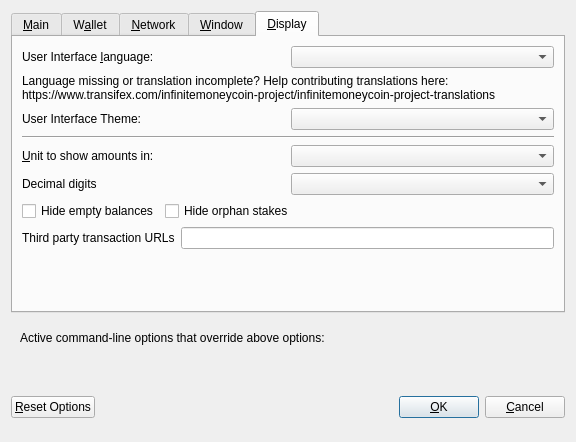
<?xml version="1.0" encoding="UTF-8"?>
<ui version="4.0">
 <class>OptionsDialog</class>
 <widget class="QDialog" name="OptionsDialog">
  <property name="geometry">
   <rect>
    <x>0</x>
    <y>0</y>
    <width>576</width>
    <height>442</height>
   </rect>
  </property>
  <property name="windowTitle">
   <string>Options</string>
  </property>
  <property name="modal">
   <bool>true</bool>
  </property>
  <layout class="QVBoxLayout" name="verticalLayout">
   <item>
    <widget class="QTabWidget" name="tabWidget">
     <property name="currentIndex">
      <number>4</number>
     </property>
     <widget class="QWidget" name="tabMain">
      <attribute name="title">
       <string>&amp;Main</string>
      </attribute>
      <layout class="QVBoxLayout" name="verticalLayout_Main">
       <item>
        <widget class="QCheckBox" name="bitcoinAtStartup">
         <property name="toolTip">
          <string>Automatically start infinitemoneycoin after logging in to the system.</string>
         </property>
         <property name="text">
          <string>&amp;Start infinitemoneycoin on system login</string>
         </property>
        </widget>
       </item>
       <item>
        <layout class="QHBoxLayout" name="horizontalLayout_2_Main">
         <item>
          <widget class="QLabel" name="databaseCacheLabel">
           <property name="text">
            <string>Size of &amp;database cache</string>
           </property>
           <property name="textFormat">
            <enum>Qt::PlainText</enum>
           </property>
           <property name="buddy">
            <cstring>databaseCache</cstring>
           </property>
          </widget>
         </item>
         <item>
          <widget class="QSpinBox" name="databaseCache"/>
         </item>
         <item>
          <widget class="QLabel" name="databaseCacheUnitLabel">
           <property name="text">
            <string>MB</string>
           </property>
           <property name="textFormat">
            <enum>Qt::PlainText</enum>
           </property>
          </widget>
         </item>
         <item>
          <spacer name="horizontalSpacer_2_Main">
           <property name="orientation">
            <enum>Qt::Horizontal</enum>
           </property>
           <property name="sizeHint" stdset="0">
            <size>
             <width>40</width>
             <height>20</height>
            </size>
           </property>
          </spacer>
         </item>
        </layout>
       </item>
       <item>
        <layout class="QHBoxLayout" name="horizontalLayout_3_Main">
         <item>
          <widget class="QLabel" name="threadsScriptVerifLabel">
           <property name="text">
            <string>Number of script &amp;verification threads</string>
           </property>
           <property name="textFormat">
            <enum>Qt::PlainText</enum>
           </property>
           <property name="buddy">
            <cstring>threadsScriptVerif</cstring>
           </property>
          </widget>
         </item>
         <item>
          <widget class="QSpinBox" name="threadsScriptVerif">
           <property name="toolTip">
            <string>(0 = auto, &lt;0 = leave that many cores free)</string>
           </property>
          </widget>
         </item>
         <item>
          <spacer name="horizontalSpacer_3_Main">
           <property name="orientation">
            <enum>Qt::Horizontal</enum>
           </property>
           <property name="sizeHint" stdset="0">
            <size>
             <width>40</width>
             <height>20</height>
            </size>
           </property>
          </spacer>
         </item>
        </layout>
       </item>
       <item>
        <spacer name="verticalSpacer_2">
         <property name="orientation">
          <enum>Qt::Vertical</enum>
         </property>
         <property name="sizeHint" stdset="0">
          <size>
           <width>20</width>
           <height>40</height>
          </size>
         </property>
        </spacer>
       </item>
       <!--
       <item>
        <widget class="QCheckBox" name="checkBoxZeromintEnable">
         <property name="toolTip">
          <string>Enable automatic minting of infinitemoneycoin units to zIMC</string>
         </property>
         <property name="layoutDirection">
          <enum>Qt::LeftToRight</enum>
         </property>
         <property name="text">
          <string>Enable zIMC Automint</string>
         </property>
        </widget>
       </item>
       <item>
        <layout class="QHBoxLayout" name="horizontalLayout_3">
         <item>
          <widget class="QLabel" name="percentage_label">
           <property name="toolTip">
            <string>Percentage of incoming infinitemoneycoin which get automatically converted to zIMC via Zerocoin Protocol (min: 10%)</string>
           </property>
           <property name="text">
            <string>Percentage of autominted zIMC</string>
           </property>
          </widget>
         </item>
         <item>
          <widget class="QSpinBox" name="zeromintPercentage">
           <property name="minimum">
            <number>1</number>
           </property>
           <property name="maximum">
            <number>100</number>
           </property>
          </widget>
         </item>
        </layout>
       </item>
       <item>
        <layout class="QHBoxLayout" name="horizontalLayout" stretch="0,0">
         <property name="sizeConstraint">
          <enum>QLayout::SetFixedSize</enum>
         </property>
         <item>
          <widget class="QLabel" name="labelPreferredDenom">
           <property name="maximumSize">
            <size>
             <width>16777215</width>
             <height>16777215</height>
            </size>
           </property>
           <property name="toolTip">
            <string>Wait with automatic conversion to Zerocoin until enough infinitemoneycoin for this denomination is available</string>
           </property>
           <property name="text">
            <string>Preferred Automint zIMC Denomination</string>
           </property>
          </widget>
         </item>
         <item>
          <widget class="QComboBox" name="preferredDenom">
           <property name="maximumSize">
            <size>
             <width>16777215</width>
             <height>27</height>
            </size>
           </property>
           <property name="toolTip">
            <string>Wait with automatic conversion to Zerocoin until enough infinitemoneycoin for this denomination is available</string>
           </property>
           <property name="maxVisibleItems">
            <number>9</number>
           </property>
           <property name="maxCount">
            <number>9</number>
           </property>
          </widget>
         </item>
        </layout>
       </item>
      -->
      </layout>
     </widget>
     <widget class="QWidget" name="tabWallet">
      <attribute name="title">
       <string>W&amp;allet</string>
      </attribute>
      <layout class="QVBoxLayout" name="verticalLayout_Wallet">
       <item>
        <layout class="QHBoxLayout" name="horizontalLayout_2_Wallet">
         <item>
          <widget class="QLabel" name="labelStakeSplitThresholdText">
           <property name="text">
            <string>Stake split threshold:</string>
           </property>
          </widget>
         </item>
         <item>
          <widget class="QSpinBox" name="spinBoxStakeSplitThreshold">
           <property name="minimum">
            <number>0</number>
           </property>
           <property name="maximum">
            <number>9999999</number>
           </property>
          </widget>
         </item>
        </layout>
       </item>
       <item>
        <widget class="QGroupBox" name="groupBox">
         <property name="title">
          <string>Expert</string>
         </property>
         <layout class="QVBoxLayout" name="verticalLayout_2">
          <item>
           <widget class="QCheckBox" name="coinControlFeatures">
            <property name="toolTip">
             <string>Whether to show coin control features or not.</string>
            </property>
            <property name="text">
             <string>Enable coin &amp;control features</string>
            </property>
           </widget>
          </item>
          <!--
          <item>
           <widget class="QCheckBox" name="showMasternodesTab">
            <property name="toolTip">
             <string>Show additional tab listing all your masternodes in first sub-tab&lt;br/&gt;and all masternodes on the network in second sub-tab.</string>
            </property>
            <property name="text">
             <string>Show Masternodes Tab</string>
            </property>
           </widget>
          </item>
          -->
          <item>
           <widget class="QCheckBox" name="spendZeroConfChange">
            <property name="toolTip">
             <string>If you disable the spending of unconfirmed change, the change from a transaction&lt;br/&gt;cannot be used until that transaction has at least one confirmation.&lt;br/&gt;This also affects how your balance is computed.</string>
            </property>
            <property name="text">
             <string>&amp;Spend unconfirmed change</string>
            </property>
           </widget>
          </item>
         </layout>
        </widget>
       </item>
       <item>
        <spacer name="verticalSpacer_Wallet">
         <property name="orientation">
          <enum>Qt::Vertical</enum>
         </property>
         <property name="sizeHint" stdset="0">
          <size>
           <width>20</width>
           <height>40</height>
          </size>
         </property>
        </spacer>
       </item>
      </layout>
     </widget>
     <widget class="QWidget" name="tabNetwork">
      <attribute name="title">
       <string>&amp;Network</string>
      </attribute>
      <layout class="QVBoxLayout" name="verticalLayout_Network">
       <item>
        <widget class="QCheckBox" name="mapPortUpnp">
         <property name="toolTip">
          <string>Automatically open the infinitemoneycoin client port on the router. This only works when your router supports UPnP and it is enabled.</string>
         </property>
         <property name="text">
          <string>Map port using &amp;UPnP</string>
         </property>
        </widget>
       </item>
       <item>
        <widget class="QCheckBox" name="allowIncoming">
         <property name="toolTip">
          <string>Accept connections from outside</string>
         </property>
         <property name="text">
          <string>Allow incoming connections</string>
         </property>
        </widget>
       </item>
       <item>
        <widget class="QCheckBox" name="connectSocks">
         <property name="toolTip">
          <string>Connect to the infinitemoneycoin network through a SOCKS5 proxy.</string>
         </property>
         <property name="text">
          <string>&amp;Connect through SOCKS5 proxy (default proxy):</string>
         </property>
        </widget>
       </item>
       <item>
        <layout class="QHBoxLayout" name="horizontalLayout_1_Network">
         <item>
          <widget class="QLabel" name="proxyIpLabel">
           <property name="text">
            <string>Proxy &amp;IP:</string>
           </property>
           <property name="textFormat">
            <enum>Qt::PlainText</enum>
           </property>
           <property name="buddy">
            <cstring>proxyIp</cstring>
           </property>
          </widget>
         </item>
         <item>
          <widget class="QValidatedLineEdit" name="proxyIp">
           <property name="minimumSize">
            <size>
             <width>140</width>
             <height>0</height>
            </size>
           </property>
           <property name="maximumSize">
            <size>
             <width>140</width>
             <height>16777215</height>
            </size>
           </property>
           <property name="toolTip">
            <string>IP address of the proxy (e.g. IPv4: 127.0.0.1 / IPv6: ::1)</string>
           </property>
          </widget>
         </item>
         <item>
          <widget class="QLabel" name="proxyPortLabel">
           <property name="text">
            <string>&amp;Port:</string>
           </property>
           <property name="textFormat">
            <enum>Qt::PlainText</enum>
           </property>
           <property name="buddy">
            <cstring>proxyPort</cstring>
           </property>
          </widget>
         </item>
         <item>
          <widget class="QLineEdit" name="proxyPort">
           <property name="minimumSize">
            <size>
             <width>55</width>
             <height>0</height>
            </size>
           </property>
           <property name="maximumSize">
            <size>
             <width>55</width>
             <height>16777215</height>
            </size>
           </property>
           <property name="toolTip">
            <string>Port of the proxy (e.g. 9050)</string>
           </property>
          </widget>
         </item>
         <item>
          <spacer name="horizontalSpacer_1_Network">
           <property name="orientation">
            <enum>Qt::Horizontal</enum>
           </property>
           <property name="sizeHint" stdset="0">
            <size>
             <width>40</width>
             <height>20</height>
            </size>
           </property>
          </spacer>
         </item>
        </layout>
       </item>
       <item>
        <spacer name="verticalSpacer_Network">
         <property name="orientation">
          <enum>Qt::Vertical</enum>
         </property>
         <property name="sizeHint" stdset="0">
          <size>
           <width>20</width>
           <height>40</height>
          </size>
         </property>
        </spacer>
       </item>
      </layout>
     </widget>
     <widget class="QWidget" name="tabWindow">
      <attribute name="title">
       <string>&amp;Window</string>
      </attribute>
      <layout class="QVBoxLayout" name="verticalLayout_Window">
       <item>
        <widget class="QCheckBox" name="minimizeToTray">
         <property name="toolTip">
          <string>Show only a tray icon after minimizing the window.</string>
         </property>
         <property name="text">
          <string>&amp;Minimize to the tray instead of the taskbar</string>
         </property>
        </widget>
       </item>
       <item>
        <widget class="QCheckBox" name="minimizeOnClose">
         <property name="toolTip">
          <string>Minimize instead of exit the application when the window is closed. When this option is enabled, the application will be closed only after selecting Quit in the menu.</string>
         </property>
         <property name="text">
          <string>M&amp;inimize on close</string>
         </property>
        </widget>
       </item>
       <item>
        <spacer name="verticalSpacer_Window">
         <property name="orientation">
          <enum>Qt::Vertical</enum>
         </property>
         <property name="sizeHint" stdset="0">
          <size>
           <width>20</width>
           <height>40</height>
          </size>
         </property>
        </spacer>
       </item>
      </layout>
     </widget>
     <widget class="QWidget" name="tabDisplay">
      <attribute name="title">
       <string>&amp;Display</string>
      </attribute>
      <layout class="QVBoxLayout" name="verticalLayout_Display">
       <item>
        <layout class="QHBoxLayout" name="horizontalLayout_1_Display">
         <item>
          <widget class="QLabel" name="langLabel">
           <property name="text">
            <string>User Interface &amp;language:</string>
           </property>
           <property name="textFormat">
            <enum>Qt::PlainText</enum>
           </property>
           <property name="buddy">
            <cstring>lang</cstring>
           </property>
          </widget>
         </item>
         <item>
          <widget class="QValueComboBox" name="lang">
           <property name="toolTip">
            <string>The user interface language can be set here. This setting will take effect after restarting infinitemoneycoin.</string>
           </property>
          </widget>
         </item>
        </layout>
       </item>
       <item>
        <widget class="QLabel" name="label_3">
         <property name="toolTip">
          <string notr="true"/>
         </property>
         <property name="statusTip">
          <string notr="true"/>
         </property>
         <property name="whatsThis">
          <string notr="true"/>
         </property>
         <property name="accessibleName">
          <string notr="true"/>
         </property>
         <property name="text">
          <string>Language missing or translation incomplete? Help contributing translations here:
https://www.transifex.com/infinitemoneycoin-project/infinitemoneycoin-project-translations</string>
         </property>
         <property name="wordWrap">
          <bool>true</bool>
         </property>
         <property name="openExternalLinks">
          <bool>true</bool>
         </property>
         <property name="textInteractionFlags">
          <set>Qt::TextBrowserInteraction</set>
         </property>
        </widget>
       </item>
       <item>
        <layout class="QHBoxLayout" name="horizontalLayout_2_Display" stretch="0,0">
         <item>
          <widget class="QLabel" name="themeLabel">
           <property name="text">
            <string>User Interface Theme:</string>
           </property>
          </widget>
         </item>
         <item>
          <widget class="QValueComboBox" name="theme"/>
         </item>
        </layout>
       </item>
       <item>
        <widget class="Line" name="line">
         <property name="orientation">
          <enum>Qt::Horizontal</enum>
         </property>
        </widget>
       </item>
       <item>
        <layout class="QHBoxLayout" name="horizontalLayout_3_Display">
         <item>
          <widget class="QLabel" name="unitLabel">
           <property name="text">
            <string>&amp;Unit to show amounts in:</string>
           </property>
           <property name="textFormat">
            <enum>Qt::PlainText</enum>
           </property>
           <property name="buddy">
            <cstring>unit</cstring>
           </property>
          </widget>
         </item>
         <item>
          <widget class="QValueComboBox" name="unit">
           <property name="toolTip">
            <string>Choose the default subdivision unit to show in the interface and when sending coins.</string>
           </property>
          </widget>
         </item>
        </layout>
       </item>
       <item>
        <layout class="QHBoxLayout" name="horizontalLayout_4_Display">
         <item>
          <widget class="QLabel" name="digitsLabel">
           <property name="text">
            <string>Decimal digits</string>
           </property>
          </widget>
         </item>
         <item>
          <widget class="QValueComboBox" name="digits"/>
         </item>
        </layout>
       </item>
       <item>
        <layout class="QHBoxLayout" name="horizontalLayout_5_Display">
         <item>
          <widget class="QCheckBox" name="checkBoxHideZeroBalances">
           <property name="toolTip">
            <string>Hide empty balances</string>
           </property>
           <property name="layoutDirection">
            <enum>Qt::LeftToRight</enum>
           </property>
           <property name="text">
            <string>Hide empty balances</string>
           </property>
          </widget>
         </item>
         <item>
          <widget class="QCheckBox" name="checkBoxHideOrphans">
           <property name="toolTip">
            <string>Hide orphan stakes in transaction lists</string>
           </property>
           <property name="text">
            <string>Hide orphan stakes</string>
           </property>
          </widget>
         </item>
         <item>
          <spacer name="horizontalSpacer">
           <property name="orientation">
            <enum>Qt::Horizontal</enum>
           </property>
           <property name="sizeHint" stdset="0">
            <size>
             <width>40</width>
             <height>20</height>
            </size>
           </property>
          </spacer>
         </item>
        </layout>
       </item>
       <item>
        <layout class="QHBoxLayout" name="horizontalLayout_6_Display">
         <item>
          <widget class="QLabel" name="thirdPartyTxUrlsLabel">
           <property name="toolTip">
            <string>Third party URLs (e.g. a block explorer) that appear in the transactions tab as context menu items. %s in the URL is replaced by transaction hash. Multiple URLs are separated by vertical bar |.</string>
           </property>
           <property name="text">
            <string>Third party transaction URLs</string>
           </property>
           <property name="buddy">
            <cstring>thirdPartyTxUrls</cstring>
           </property>
          </widget>
         </item>
         <item>
          <widget class="QLineEdit" name="thirdPartyTxUrls">
           <property name="toolTip">
            <string>Third party URLs (e.g. a block explorer) that appear in the transactions tab as context menu items. %s in the URL is replaced by transaction hash. Multiple URLs are separated by vertical bar |.</string>
           </property>
          </widget>
         </item>
        </layout>
       </item>
       <item>
        <spacer name="verticalSpacer">
         <property name="orientation">
          <enum>Qt::Vertical</enum>
         </property>
         <property name="sizeHint" stdset="0">
          <size>
           <width>20</width>
           <height>40</height>
          </size>
         </property>
        </spacer>
       </item>
      </layout>
     </widget>
    </widget>
   </item>
   <item>
    <widget class="QFrame" name="frame">
     <layout class="QVBoxLayout" name="verticalLayout_Bottom">
      <item>
       <layout class="QHBoxLayout" name="horizontalLayout_Bottom">
        <item>
         <widget class="QLabel" name="overriddenByCommandLineInfoLabel">
          <property name="text">
           <string>Active command-line options that override above options:</string>
          </property>
          <property name="textFormat">
           <enum>Qt::PlainText</enum>
          </property>
         </widget>
        </item>
        <item>
         <spacer name="horizontalSpacer_Bottom">
          <property name="orientation">
           <enum>Qt::Horizontal</enum>
          </property>
          <property name="sizeHint" stdset="0">
           <size>
            <width>40</width>
            <height>20</height>
           </size>
          </property>
         </spacer>
        </item>
       </layout>
      </item>
      <item>
       <widget class="QLabel" name="overriddenByCommandLineLabel">
        <property name="text">
         <string/>
        </property>
        <property name="textFormat">
         <enum>Qt::PlainText</enum>
        </property>
        <property name="wordWrap">
         <bool>true</bool>
        </property>
       </widget>
      </item>
     </layout>
    </widget>
   </item>
   <item>
    <layout class="QHBoxLayout" name="horizontalLayout_Buttons">
     <item>
      <widget class="QPushButton" name="resetButton">
       <property name="toolTip">
        <string>Reset all client options to default.</string>
       </property>
       <property name="text">
        <string>&amp;Reset Options</string>
       </property>
       <property name="autoDefault">
        <bool>false</bool>
       </property>
      </widget>
     </item>
     <item>
      <spacer name="horizontalSpacer_1">
       <property name="orientation">
        <enum>Qt::Horizontal</enum>
       </property>
       <property name="sizeHint" stdset="0">
        <size>
         <width>40</width>
         <height>48</height>
        </size>
       </property>
      </spacer>
     </item>
     <item>
      <widget class="QLabel" name="statusLabel">
       <property name="minimumSize">
        <size>
         <width>200</width>
         <height>0</height>
        </size>
       </property>
       <property name="font">
        <font>
         <weight>75</weight>
         <bold>true</bold>
        </font>
       </property>
       <property name="text">
        <string/>
       </property>
       <property name="textFormat">
        <enum>Qt::PlainText</enum>
       </property>
       <property name="wordWrap">
        <bool>true</bool>
       </property>
      </widget>
     </item>
     <item>
      <spacer name="horizontalSpacer_2">
       <property name="orientation">
        <enum>Qt::Horizontal</enum>
       </property>
       <property name="sizeHint" stdset="0">
        <size>
         <width>40</width>
         <height>48</height>
        </size>
       </property>
      </spacer>
     </item>
     <item>
      <widget class="QPushButton" name="okButton">
       <property name="text">
        <string>&amp;OK</string>
       </property>
       <property name="autoDefault">
        <bool>false</bool>
       </property>
       <property name="default">
        <bool>true</bool>
       </property>
      </widget>
     </item>
     <item>
      <widget class="QPushButton" name="cancelButton">
       <property name="text">
        <string>&amp;Cancel</string>
       </property>
       <property name="autoDefault">
        <bool>false</bool>
       </property>
      </widget>
     </item>
    </layout>
   </item>
  </layout>
 </widget>
 <customwidgets>
  <customwidget>
   <class>QValidatedLineEdit</class>
   <extends>QLineEdit</extends>
   <header>qvalidatedlineedit.h</header>
  </customwidget>
  <customwidget>
   <class>QValueComboBox</class>
   <extends>QComboBox</extends>
   <header>qvaluecombobox.h</header>
  </customwidget>
 </customwidgets>
 <resources/>
 <connections/>
</ui>
